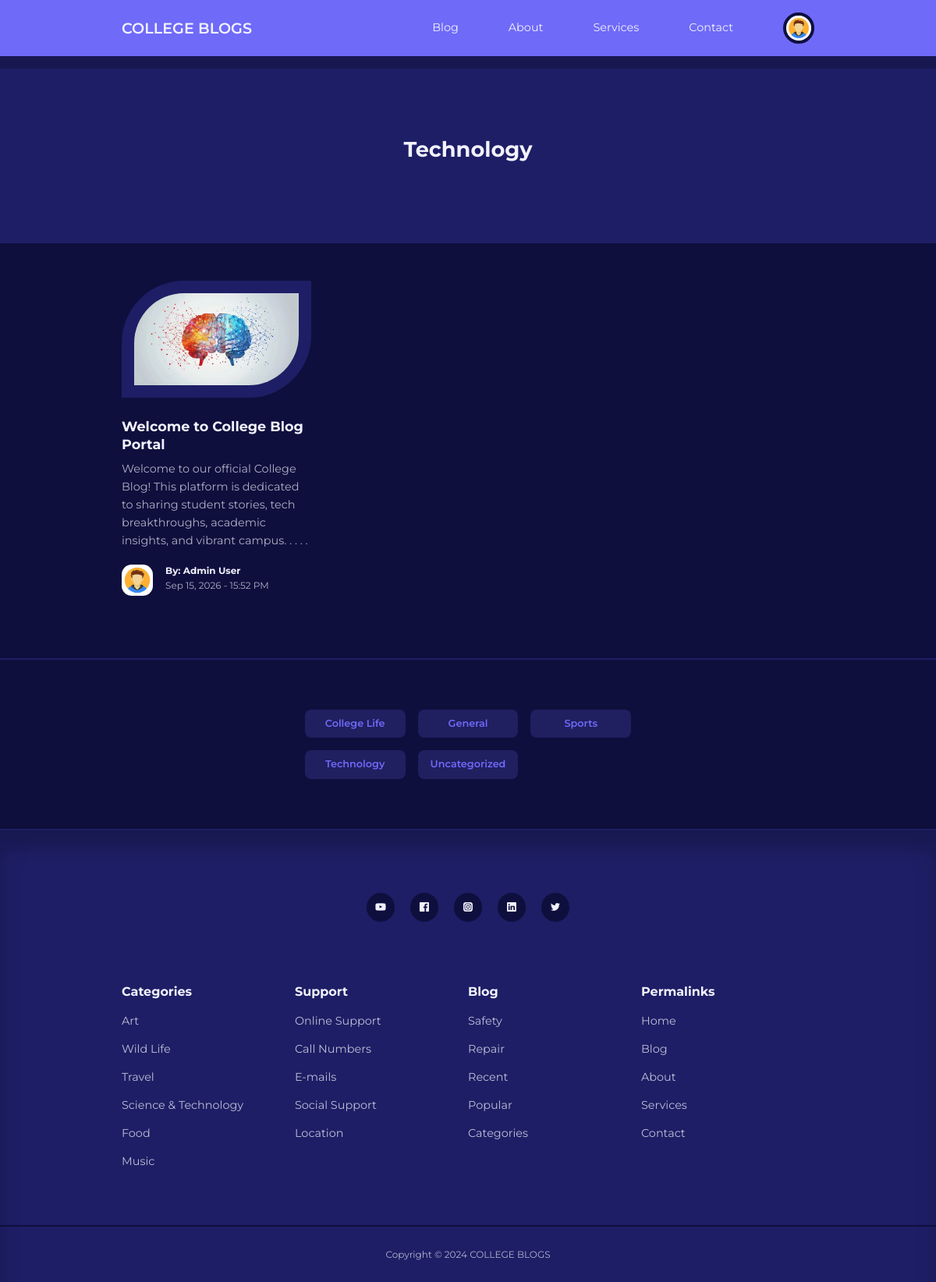
The app's page /category-posts.php?id=1 (signed in) with its own data.
### tables this page shows
CREATE TABLE IF NOT EXISTS `users` (
  `id` int(11) UNSIGNED NOT NULL AUTO_INCREMENT,
  `firstname` varchar(50) NOT NULL,
  `lastname` varchar(50) NOT NULL,
  `username` varchar(50) NOT NULL UNIQUE,
  `email` varchar(100) NOT NULL UNIQUE,
  `password` varchar(255) NOT NULL,
  `avatar` varchar(255) NOT NULL,
  `is_admin` tinyint(1) NOT NULL DEFAULT 0,
  PRIMARY KEY (`id`)
);

CREATE TABLE IF NOT EXISTS `categories` (
  `id` int(11) UNSIGNED NOT NULL AUTO_INCREMENT,
  `title` varchar(50) NOT NULL,
  `description` text NOT NULL,
  PRIMARY KEY (`id`)
);

CREATE TABLE IF NOT EXISTS `posts` (
  `id` int(11) UNSIGNED NOT NULL AUTO_INCREMENT,
  `title` varchar(255) NOT NULL,
  `body` text NOT NULL,
  `thumbnail` varchar(255) NOT NULL,
  `date_time` timestamp NOT NULL DEFAULT CURRENT_TIMESTAMP,
  `category_id` int(11) UNSIGNED DEFAULT NULL,
  `author_id` int(11) UNSIGNED NOT NULL,
  `is_featured` tinyint(1) NOT NULL DEFAULT 0,
  PRIMARY KEY (`id`),
  KEY `fk_posts_category` (`category_id`),
  KEY `fk_posts_author` (`author_id`)
);

### category-posts.php (the view)
<?php
require_once __DIR__ . '/partials/header.php';
if (isset($_GET['id'])) {
    $id = filter_var($_GET['id'], FILTER_SANITIZE_NUMBER_INT);
    $query = "SELECT * FROM posts WHERE category_id=$id ORDER BY date_time DESC";
    $posts = mysqli_query($connection, $query);
    $category_query = "SELECT * FROM categories WHERE id=$id";
    $category_result = mysqli_query($connection, $category_query);
    $category = ($category_result && mysqli_num_rows($category_result) > 0) ? mysqli_fetch_assoc($category_result) : null;
    $category_title = $category ? $category['title'] : 'Category';
} else {
    header('location: ' . ROOT_URL . 'blog.php');
    die();
}
?>
    <header class="category__title">
        <h2><?= htmlspecialchars($category_title) ?></h2>
    </header>
    <?php if ($posts && mysqli_num_rows($posts) > 0) : ?>
    <section class="posts">
        <div class="container posts__container">
            <?php while($post = mysqli_fetch_assoc($posts)) : ?>
            <article class="post">
                <div class="post__thumbnail">
                    <img src="<?= ROOT_URL ?>images/<?= htmlspecialchars($post['thumbnail']) ?>" alt="Post Thumbnail">
                </div>
                <div class="post__info">
                    <h3 class="post__title">
                        <a href="<?= ROOT_URL ?>post.php?id=<?= $post['id'] ?>"><?= htmlspecialchars($post['title']) ?></a>
                    </h3>
                    <p class="post__body">
                    <?= htmlspecialchars(substr($post['body'], 0, 150)) ?>. . . . .
                    </p>
                    <div class="post__author">
                    <?php
                        $author_id = (int)$post['author_id'];
                        $author_query = "SELECT * FROM users WHERE id=$author_id";
                        $author_result = mysqli_query($connection, $author_query);
                        $author = ($author_result && mysqli_num_rows($author_result) > 0) ? mysqli_fetch_assoc($author_result) : null;
                        $author_name = $author ? "{$author['firstname']} {$author['lastname']}" : "Anonymous";
                        $author_avatar = (!empty($author['avatar'])) ? $author['avatar'] : '1731062212avatar01.jpg';
                    ?>
                        <div class="post__author-avatar">
                            <img src="<?= ROOT_URL ?>images/<?= htmlspecialchars($author_avatar) ?>" alt="Author Avatar">
                        </div>
                        <div class="post__author-info">
                            <h5>By: <?= htmlspecialchars($author_name) ?></h5>
                            <small>
                            <?= date("M d, Y - H:i A", strtotime($post['date_time'])) ?>
                            </small>
                        </div>
                    </div>
                </div>
            </article>
            <?php endwhile ?>
        </div>
    </section>
    <?php else : ?>
        <div class="alert__message error lg">
            <p>No posts found for this category</p>
        </div>
    <?php endif ?>
    <section class="category__buttons">
        <div class="container category__buttons-container">
            <?php
                $all_categories_query = "SELECT * FROM categories ORDER BY title ASC";
                $all_categories = mysqli_query($connection, $all_categories_query);
            ?>
            <?php if ($all_categories) : ?>
                <?php while($cat = mysqli_fetch_assoc($all_categories)) : ?>
                <a href="<?= ROOT_URL ?>category-posts.php?id=<?= $cat['id'] ?>" class="category__button"><?= htmlspecialchars($cat['title']) ?></a>
                <?php endwhile ?>
            <?php endif ?>
        </div>
    </section>
<?php
require_once __DIR__ . '/partials/footer.php';
?>

### partials/header.php (shortened to what this page needs)
<?php
require_once __DIR__ . '/../config/database.php';
$avatar = null;
if(isset($_SESSION['user-id'])) {
    $id = filter_var($_SESSION['user-id'], FILTER_SANITIZE_NUMBER_INT);
    $query = "SELECT avatar FROM users WHERE id=$id";
    $result = mysqli_query($connection, $query);
    if($result && mysqli_num_rows($result) > 0) {
        $avatar = mysqli_fetch_assoc($result);
    }
}
?>
<!DOCTYPE html>
<html lang="en">
<head>
    <link rel="stylesheet" href="<?=ROOT_URL?>css/style.css">
    <link rel="stylesheet" href="https://unicons.iconscout.com/release/v4.0.8/css/line.css">
</head>
<body>
    <nav>
        <div class="container nav__container">
            <a href="<?= ROOT_URL ?>" class="nav__logo">COLLEGE BLOGS</a>
            <ul class="nav__items">
                <li><a href="<?= ROOT_URL ?>blog.php">Blog</a></li>
                <li><a href="<?= ROOT_URL ?>about.php">About</a></li>
                <li><a href="<?= ROOT_URL ?>services.php">Services</a></li>
                <li><a href="<?= ROOT_URL ?>contact.php">Contact</a></li>
                <?php if(isset($_SESSION['user-id'])): ?>
                    <li class="nav__profile">
                    <div class="avatar">
                        <img src="<?= ROOT_URL . 'images/' . (!empty($avatar['avatar']) ? $avatar['avatar'] : '1731062212avatar01.jpg') ?>" alt="User Avatar">
                    </div>
                </li>
                <?php else : ?>
                <li><a href="<?= ROOT_URL ?>signin.php">Sign In</a></li>
                <?php endif ?>
            </ul>
        </div>
    </nav>

### css/style.css (style rules this page uses)
:root { --color-primary: #6f6af8; --color-primary-light: hsl(242, 91%, 69%, 18%); --color-primary-variant: #5854c7; --color-red: #da0f3f; --color-red-light: hsl(346, 87%, 46%, 15%); --color-green: #00c476; --color-green-light: hsl(156,100%,38%,15%); --color-gray-900:#1e1e66; --color-gray-700:#2d2b7c; --color-gray-300:rgba(242,242,254,0.3); --color-gray-200:rgba(242,242,254,0.7); --color-white:#f2f2fe; --color-bg:#0f0f3e; --transition: all 300ms ease; --container-width-lg:74%; --container-width-md:88%; --form-width: 40%; --card-border-radius-1: 0.3rem; --card-border-radius-2: 0.5rem; --card-border-radius-3: 0.8rem; --card-border-radius-4: 2rem; --card-border-radius-5: 5rem; }
* { margin:0; padding:0; outline:0; border:0; appearance: 0; list-style: none; text-decoration: none; box-sizing: border-box; }
body { font-family: 'Montserrat', sans-serif; line-height: 1.6; color: var(--color-gray-200); overflow-x: hidden; background: var(--color-bg); font-size: 0.9rem; }
.container { width: var(--container-width-lg); max-width: 1800px; margin-inline: auto; }
section { margin-top: 3rem; width: 100vw; }
h1, h2, h3, h4, h5 { color: var(--color-white); line-height: 1.3; }
h2 { font-size: 1.7rem; margin: 1rem 0; }
h3 { font-size: 1.1rem; margin: 0.8rem 0 0.5rem; }
a { color: var(--color-white); transition: var(--transition); }
img { display: block; width: 100%; object-fit: cover; }
nav { background: var(--color-primary); width: 100vw; height: 4.5rem; position: fixed; top: 0; z-index: 10; box-shadow: 0 1rem rgba(0,0,0,0.2); }
.nav__container { height: 100%; display: flex; align-items: center; justify-content: space-between; }
.avatar { width: 2.5rem; height: 2.5rem; border-radius: 50%; overflow: hidden; border: 0.3rem solid var(--color-bg); }
.nav__logo { font-weight: 600; font-size: 1.2rem; }
.nav__items { display: flex; align-items: center; gap: 4rem; }
.nav__profile { position: relative; cursor: pointer; }
.category__button { background: var(--color-primary-light); color: var(--color-primary); display: inline-block; padding: 0.5rem 1rem; border-radius: var(--card-border-radius-2); font-weight: 600; font-size: 0.8rem; text-align: center; }
.post__thumbnail { border-radius: var(--card-border-radius-5)0; border: 1rem solid var(--color-gray-900); overflow: hidden; margin-bottom: 1.6rem; }
.post__author { display: flex; gap: 1rem; margin-top: 1.2rem; }
.post__author-avatar { width: 2.5rem; height: 2.5rem; border-radius: var(--card-border-radius-3); overflow: hidden; }
.posts__container { display: grid; grid-template-columns: repeat(3,1fr); gap: 5rem; margin-bottom: 5rem; }
.category__buttons { padding: 4rem 0; border-top: 2px solid var(--color-gray-900); border-bottom: 2px solid var(--color-gray-900); }
.category__buttons-container { width: fit-content; display: grid; grid-template-columns: repeat(3, 1fr); gap: 1rem; }
.category__title { height: 15rem; margin-top: 4.5rem; background-color: var(--color-gray-900); display: grid; place-items: center; }

### records on screen
users: avatar (picture)
categories: title "Technology"
posts: thumbnail (picture), title "Welcome to College Blog Portal", body "Welcome to our official College Blog! This platform is dedicated to sharing student stories, tech breakthroughs, academic insights, and vibrant campus", author.avatar (picture), author.lastname "Admin User", date_time "Sep 15, 2026 - 15:52 PM"
categories: title "College Life"
categories: title "General"
categories: title "Sports"
categories: title "Uncategorized"
